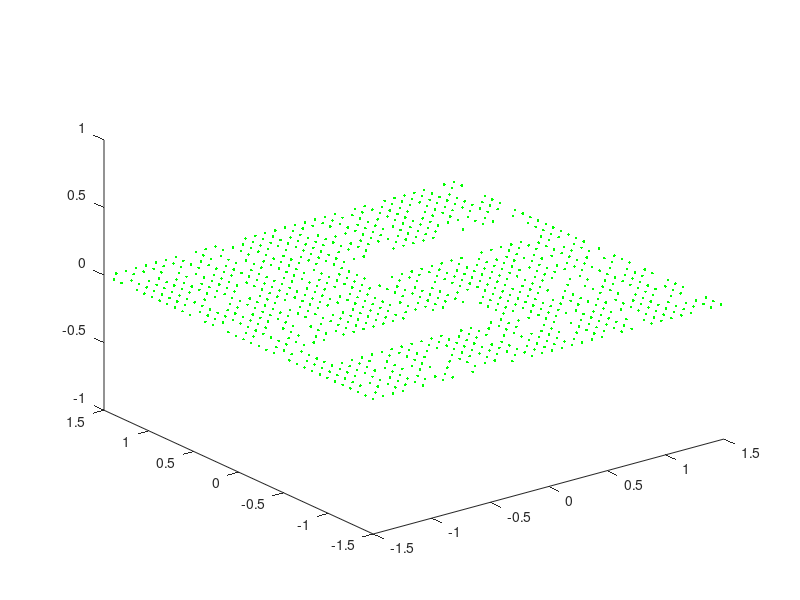

Source code (MATLAB):
%%%%%% Grid Map Designer
%%%%%% main_grid_map_designer.m
%%%%%% 
%%%%%% Main File
%%%%%%
%%%%%% Create grid maps with void and thinned areas.
%%%%%%
%%%%%% Created 2021-01-26
%%%%%% Keigo Haji
%%%%%% Last update: 2021-06-11
%%%%%% Kentaro Uno (made a new 3m x 3m map for the example demo 3)
% 
% Create grid maps with void and thinned areas.
% 
% [Note]
% This file is NOT used in main_sim.m.
% This file is used only before running climb_main to create a proper
% environment file as .mat file.
% You can design a grid-style environment with any stride width, any size,
% any thinning percentage, and any void area. 
% In the current version, both the grid map and the internal blank and
% thinned regions are created as squares.
%
% Variables
%   field: A structure for creating a field.
%   thin: A stucture for creating thinned areas.
%   void: A structure for creating void areas.
%   map: A structure for drawing points in the designed grid map.
%   x: 1*n vector 
%   y: 1*n vector
%   z: n*n matrix
%
% OUTPUT
%   Executing this file will save the three variables of x-y-z as a single
%   .mat file in this folder with the specified file name. 
%
close all;
clear;

%%%%%%%%%%%%%%%%%%%%%%%%%% Parameter Setting %%%%%%%%%%%%%%%%%%%%%%%%%%%%%
%Set the file name as you want to save.
filename = 'test_grid_map_3mx3m_dx85mm_thined_20_2void_areas.mat';  %'xxx.mat'

%Set the stride width
field.dx = 85;   %[mm]
%Set the field size
field.size = 3;  %[m]


%Set the switch for thinning
thin.setting = 'full';    %'on', 'off', or 'full', when "full" is selected, the entire map is targeted.
%Set the number of thinning areas
thin.num = 1;
%Set the center positions of thinning areas as a matrix. 
%Each row indicates each center and columns indicate x and y positions. 
% thin.center = [field.size/6 field.size/6;
%                field.size/2 field.size/6;
%                field.size/6*5 field.size/6;
%                field.size/6 field.size/2;
%                field.size/2 field.size/2;
%                field.size/6*5 field.size/2;
%                field.size/6 field.size/6*5;
%                field.size/2 field.size/6*5;
%                field.size/6*5 field.size/6*5
%                ]; %[m m]
thin.center = [3*field.size/4 field.size/4];
%Set the thinning percentage as a vector.
% This number is the percentage of points to be thinned out, not the
% percentage to be left behind; 0% does nothing, 100% is theoretically
% void.  
% thin.percentage = [50 50 50 50 90 50 50 50 50]; % [%] 0 - 100
thin.percentage = 20; % [%] 0 - 100
%Set the length of one side of thinning area
thin.length = 1.5;    %[m]

%Set the switch for void area
void.setting = 'on';    %'on' or 'off'
%Set the number of void areas
void.num = 2;
%Set the center positons of void squares as a matrix
%Each row indicates each center and columns indicate x and y positions. 
% void.center =[field.size/6 field.size/6;
%               field.size/2 field.size/6]; %[m m]
void.center =[ 0.95 0.9;
               2.05 2.15]; %[m m]
%Set the length of one side of void area
% void.length = 1.0;    %[m]
void.length_xy = [0.3 1.4;
                  0.3 1.4];      %[m]
              
%%%%%%%%%%%%%%%%%%%%%%% Create the grid map %%%%%%%%%%%%%%%%%%%%%%%%%%%%%%%
%Convert units
field.dX = field.dx / 1000;  %[m] 

%Make Grid area
[field.X, field.Y] = meshgrid(-field.size/2 : field.dX : field.size/2);
%Convert formats
x = field.X(1,:);
y = field.Y(:,1)';
%Insert z positons
z = zeros(length(x));
z(:,:) = 0; %previously -0.08


%%%%%%%%%%%%%%%%% Thinned points %%%%%%%%%%%%%%%%%
if strcmp(thin.setting,'full') || strcmp(thin.setting,'on')
    if strcmp(thin.setting,'full')
        thin.id_xmax = length(x);
        thin.id_xmin = 1;
        thin.id_ymax = length(y);
        thin.id_ymin = 1;
        thin.num_of_thinning_points = thin.percentage/100 * numel(z(thin.id_xmin : thin.id_xmax, thin.id_ymin : thin.id_ymax));
        %Loop thinning until the specified percentage is reached
        while sum(sum(isnan(z(thin.id_xmin : thin.id_xmax, thin.id_ymin : thin.id_ymax)))) < thin.num_of_thinning_points
            thin.id_x = randi([thin.id_xmin, thin.id_xmax]);
            thin.id_y = randi([thin.id_ymin, thin.id_ymax]);
            z(thin.id_x, thin.id_y) = NaN;
        end
    end
    if strcmp(thin.setting,'on')
        %Convert units
        thin.id_length = round(thin.length/field.dX);
        for i = 1:thin.num
            %Convert units
            thin.id_center(i,:) = round(thin.center(i,:)/field.dX);
            
            %Set the void area in grid-format indeies
            thin.id_xmax(i) = round(thin.id_center(i,1) + thin.id_length/2 + 1);
            thin.id_xmin(i) = round(thin.id_center(i,1) - thin.id_length/2 + 1);
            thin.id_ymax(i) = round(thin.id_center(i,2) + thin.id_length/2 + 1);
            thin.id_ymin(i) = round(thin.id_center(i,2) - thin.id_length/2 + 1);
            thin.num_of_thinning_points = thin.percentage(i)/100 * numel(z(thin.id_xmin(i) : thin.id_xmax(i), thin.id_ymin(i) : thin.id_ymax(i)));
            %Loop thinning until the specified percentage is reached
            while sum(sum(isnan(z(thin.id_xmin(i) : thin.id_xmax(i), thin.id_ymin(i) : thin.id_ymax(i))))) < thin.num_of_thinning_points
                thin.id_x = randi([thin.id_xmin(i), thin.id_xmax(i)]);
                thin.id_y = randi([thin.id_ymin(i), thin.id_ymax(i)]);
                z(thin.id_x, thin.id_y) = NaN;
            end
        end
        
    end
end

%%%%%%%%%%%%%%%%%%%%%% Void Area  %%%%%%%%%%%%%%%%%%%%%%
if strcmp(void.setting, 'on')
%     void.id_length = void.length/field.dX;
    void.id_length_xy = void.length_xy/field.dX;
%     %%% Create void area %%%
%     for i = 1:void.num
%         %Convert units
%         void.id_center(i,:) = round(void.center(i,:)/field.dX);
%         
%         %Set the void area in grid-format indeies
%         void.id_xmax(i) = void.id_center(i,1) + void.id_length/2 +1;
%         void.id_xmin(i) = void.id_center(i,1) - void.id_length/2 +1;
%         void.id_ymax(i) = void.id_center(i,2) + void.id_length/2 +1;
%         void.id_ymin(i) = void.id_center(i,2) - void.id_length/2 +1;
%         
%         % Insert NaN in the void area
%         z(void.id_xmin(i):void.id_xmax(i),void.id_ymin(i):void.id_ymax(i)) = NaN;
%     end
    %%% Create void area %%%
    for i = 1:void.num
        %Convert units
        void.id_center(i,:) = round(void.center(i,:)/field.dX);
        
        %Set the void area in grid-format indeies
        void.id_xmax(i) = void.id_center(i,1) + void.id_length_xy(i,1)/2 +1;
        void.id_xmin(i) = void.id_center(i,1) - void.id_length_xy(i,1)/2 +1;
        void.id_ymax(i) = void.id_center(i,2) + void.id_length_xy(i,2)/2 +1;
        void.id_ymin(i) = void.id_center(i,2) - void.id_length_xy(i,2)/2 +1;
        
        % Insert NaN in the void area
        z(void.id_xmin(i):void.id_xmax(i),void.id_ymin(i):void.id_ymax(i)) = NaN;
    end
end
%%%%%%%%%%%%%%%%%%%%%%%%%%%%%%% Save the map %%%%%%%%%%%%%%%%%%%%%%%%%%%%%%
save(filename,'x','y','z')

%%%%%%%%%%%%%%%%%%%%%%%%%%%%%% View the map %%%%%%%%%%%%%%%%%%%%%%%%%%%%%%%
[map.n,map.m] = size(z);
map_points = zeros(3,map.n*map.m);
map_points(1,:) = reshape(field.X,1,map.n*map.m);
map_points(2,:) = reshape(field.Y,1,map.n*map.m);
map_points(3,:) = reshape(z,1,map.n*map.m);
figure(1);
map_points = rmmissing(map_points,2);
plot3(map_points(1,:),map_points(2,:),map_points(3,:),'g.')


